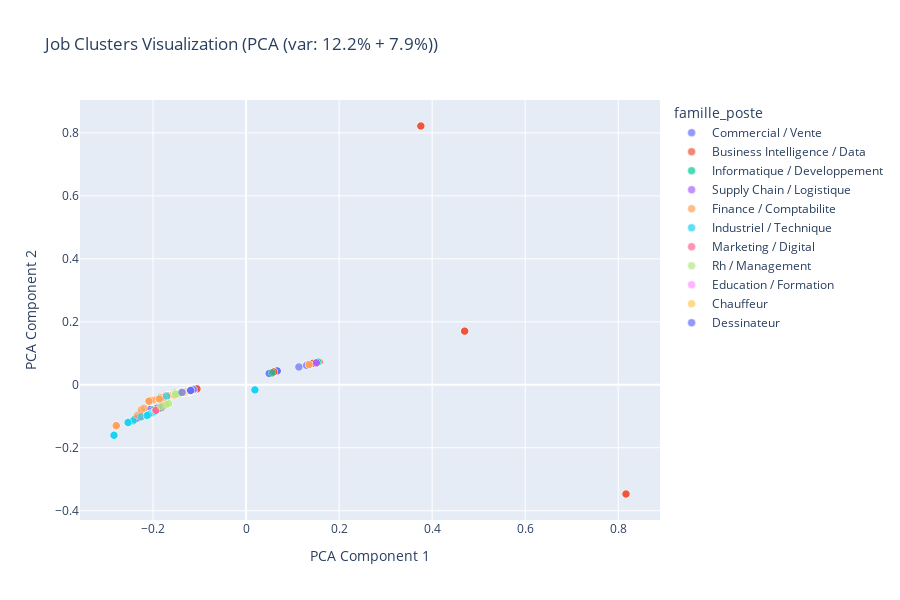

Here is the notebook cell this chart was saved with:
### Code cell
# 2D cluster visualization with labels
fig = plot_cluster_scatter_2d(
    df, 
    X,
    label_column='famille_poste',
    method='pca',
    hover_data=['title_cleaned', 'technical_skills', 'years_experience']
)
fig.show()

### Figure 1 — Plotly figure (JSON) as saved in the notebook; plotly's stock layout.template omitted (floating-point values rounded to 4 significant figures; data arrays with more than 128 entries replaced by an {"elided": "..."} marker saying what was removed)
{"data": [{"customdata": {"elided": "1967x3 mixed values"}, "hovertemplate": "famille_poste=Commercial / Vente<br>PCA Component 1=%{x}<br>PCA Component 2=%{y}<br>title_cleaned=%{customdata[0]}<br>technical_skills=%{customdata[1]}<br>years_experience=%{customdata[2]}<extra></extra>", "legendgroup": "Commercial / Vente", "marker": {"color": "#636efa", "line": {"color": "white", "width": 0.5}, "opacity": 0.7, "size": 8, "symbol": "circle"}, "mode": "markers", "name": "Commercial / Vente", "showlegend": true, "type": "scattergl", "x": {"elided": "1967 float values"}, "xaxis": "x", "y": {"elided": "1967 float values"}, "yaxis": "y"}, {"customdata": {"elided": "1615x3 mixed values"}, "hovertemplate": "famille_poste=Business Intelligence / Data<br>PCA Component 1=%{x}<br>PCA Component 2=%{y}<br>title_cleaned=%{customdata[0]}<br>technical_skills=%{customdata[1]}<br>years_experience=%{customdata[2]}<extra></extra>", "legendgroup": "Business Intelligence / Data", "marker": {"color": "#EF553B", "line": {"color": "white", "width": 0.5}, "opacity": 0.7, "size": 8, "symbol": "circle"}, "mode": "markers", "name": "Business Intelligence / Data", "showlegend": true, "type": "scattergl", "x": {"elided": "1615 float values"}, "xaxis": "x", "y": {"elided": "1615 float values"}, "yaxis": "y"}, {"customdata": {"elided": "552x3 mixed values"}, "hovertemplate": "famille_poste=Informatique / Developpement<br>PCA Component 1=%{x}<br>PCA Component 2=%{y}<br>title_cleaned=%{customdata[0]}<br>technical_skills=%{customdata[1]}<br>years_experience=%{customdata[2]}<extra></extra>", "legendgroup": "Informatique / Developpement", "marker": {"color": "#00cc96", "line": {"color": "white", "width": 0.5}, "opacity": 0.7, "size": 8, "symbol": "circle"}, "mode": "markers", "name": "Informatique / Developpement", "showlegend": true, "type": "scattergl", "x": {"elided": "552 float values"}, "xaxis": "x", "y": {"elided": "552 float values"}, "yaxis": "y"}, {"customdata": {"elided": "115x3 str values"}, "hovertemplate": "famille_poste=Supply Chain / Logistique<br>PCA Component 1=%{x}<br>PCA Component 2=%{y}<br>title_cleaned=%{customdata[0]}<br>technical_skills=%{customdata[1]}<br>years_experience=%{customdata[2]}<extra></extra>", "legendgroup": "Supply Chain / Logistique", "marker": {"color": "#ab63fa", "line": {"color": "white", "width": 0.5}, "opacity": 0.7, "size": 8, "symbol": "circle"}, "mode": "markers", "name": "Supply Chain / Logistique", "showlegend": true, "type": "scattergl", "x": [-0.1356, -0.1356, -0.1356, -0.1356, -0.1356, -0.134, -0.1356, -0.1356, -0.1356, -0.1275, -0.1356, -0.1356, -0.1356, -0.1356, -0.1356, -0.1356, -0.1356, -0.1356, -0.1356, -0.1356, -0.1356, -0.1356, -0.1356, -0.1356, -0.1333, -0.2333, -0.1356, -0.1356, -0.1356, -0.1356, -0.1382, -0.1382, -0.207, -0.1356, -0.1309, -0.1309, -0.1309, -0.1309, -0.1309, -0.1356, -0.1356, -0.1356, -0.1356, -0.1356, -0.1356, -0.1356, -0.1356, -0.161, -0.161, -0.161, -0.1305, -0.1305, -0.1356, -0.1363, -0.1363, -0.1363, -0.1363, -0.1356, -0.1344, -0.1363, -0.1382, -0.1759, 0.1512, -0.1356, -0.1356, -0.1284, 0.1512, 0.1512, 0.1512, -0.1356, -0.1356, -0.1287, -0.1356, -0.1356, -0.1356, -0.1402, -0.1356, -0.1508, -0.1356, -0.1356, -0.1356, -0.1356, -0.1356, -0.1356, -0.1356, -0.1356, -0.1356, -0.1302, -0.1303, -0.1356, -0.1356, -0.1356, -0.1356, -0.1356, -0.1356, -0.1356, -0.1356, -0.1356, -0.1356, -0.1356, -0.1356, -0.1356, -0.1306, -0.1306, -0.1356, -0.1287, -0.1356, -0.1356, -0.1356, -0.1356, -0.1356, -0.1356, -0.1356, -0.1356, -0.1356], "xaxis": "x", "y": [-0.02221, -0.02221, -0.02221, -0.02221, -0.02221, -0.0219, -0.02221, -0.02221, -0.02221, -0.02028, -0.02221, -0.02221, -0.02221, -0.02221, -0.02221, -0.02221, -0.02221, -0.02221, -0.02221, -0.02221, -0.02221, -0.02221, -0.02221, -0.02221, -0.02177, -0.1055, -0.02221, -0.02221, -0.02221, -0.02221, -0.02624, -0.02624, -0.0846, -0.02221, -0.0222, -0.0222, -0.0222, -0.0222, -0.0222, -0.02221, -0.02221, -0.02221, -0.02221, -0.02221, -0.02221, -0.02221, -0.02221, -0.03235, -0.03235, -0.03235, -0.02178, -0.02178, -0.02221, -0.02532, -0.02532, -0.02532, -0.02532, -0.02221, -0.02298, -0.02532, -0.02624, -0.03663, 0.06979, -0.02221, -0.02221, -0.02036, 0.06979, 0.06979, 0.06979, -0.02221, -0.02221, -0.02069, -0.02221, -0.02221, -0.02221, -0.02619, -0.02221, -0.0287, -0.02221, -0.02221, -0.02221, -0.02221, -0.02221, -0.02221, -0.02221, -0.02221, -0.02221, -0.02084, -0.02177, -0.02221, -0.02221, -0.02221, -0.02221, -0.02221, -0.02221, -0.02221, -0.02221, -0.02221, -0.02221, -0.02221, -0.02221, -0.02221, -0.02123, -0.02123, -0.02221, -0.02069, -0.02221, -0.02221, -0.02221, -0.02221, -0.02221, -0.02221, -0.02221, -0.02221, -0.02221], "yaxis": "y"}, {"customdata": {"elided": "660x3 str values"}, "hovertemplate": "famille_poste=Finance / Comptabilite<br>PCA Component 1=%{x}<br>PCA Component 2=%{y}<br>title_cleaned=%{customdata[0]}<br>technical_skills=%{customdata[1]}<br>years_experience=%{customdata[2]}<extra></extra>", "legendgroup": "Finance / Comptabilite", "marker": {"color": "#FFA15A", "line": {"color": "white", "width": 0.5}, "opacity": 0.7, "size": 8, "symbol": "circle"}, "mode": "markers", "name": "Finance / Comptabilite", "showlegend": true, "type": "scattergl", "x": {"elided": "660 float values"}, "xaxis": "x", "y": {"elided": "660 float values"}, "yaxis": "y"}, {"customdata": {"elided": "585x3 str values"}, "hovertemplate": "famille_poste=Industriel / Technique<br>PCA Component 1=%{x}<br>PCA Component 2=%{y}<br>title_cleaned=%{customdata[0]}<br>technical_skills=%{customdata[1]}<br>years_experience=%{customdata[2]}<extra></extra>", "legendgroup": "Industriel / Technique", "marker": {"color": "#19d3f3", "line": {"color": "white", "width": 0.5}, "opacity": 0.7, "size": 8, "symbol": "circle"}, "mode": "markers", "name": "Industriel / Technique", "showlegend": true, "type": "scattergl", "x": {"elided": "585 float values"}, "xaxis": "x", "y": {"elided": "585 float values"}, "yaxis": "y"}, {"customdata": {"elided": "44x3 str values"}, "hovertemplate": "famille_poste=Marketing / Digital<br>PCA Component 1=%{x}<br>PCA Component 2=%{y}<br>title_cleaned=%{customdata[0]}<br>technical_skills=%{customdata[1]}<br>years_experience=%{customdata[2]}<extra></extra>", "legendgroup": "Marketing / Digital", "marker": {"color": "#FF6692", "line": {"color": "white", "width": 0.5}, "opacity": 0.7, "size": 8, "symbol": "circle"}, "mode": "markers", "name": "Marketing / Digital", "showlegend": true, "type": "scattergl", "x": [-0.1261, -0.1938, -0.1938, -0.1938, -0.1938, -0.1938, -0.1938, -0.1938, -0.1938, -0.1938, -0.1938, -0.1938, -0.1938, -0.1938, -0.1938, -0.1938, -0.1938, -0.1938, -0.1938, -0.1938, -0.1938, -0.1938, -0.1938, -0.1938, -0.1938, -0.1938, -0.1938, -0.1938, -0.1938, -0.1938, -0.1938, -0.1938, -0.1938, -0.1938, -0.1938, -0.1938, -0.1938, -0.1938, -0.1938, -0.1938, -0.1938, -0.1938, -0.1938, -0.1261], "xaxis": "x", "y": [-0.02368, -0.08078, -0.08078, -0.08078, -0.08078, -0.08078, -0.08078, -0.08078, -0.08078, -0.08078, -0.08078, -0.08078, -0.08078, -0.08078, -0.08078, -0.08078, -0.08078, -0.08078, -0.08078, -0.08078, -0.08078, -0.08078, -0.08078, -0.08078, -0.08078, -0.08078, -0.08078, -0.08078, -0.08078, -0.08078, -0.08078, -0.08078, -0.08078, -0.08078, -0.08078, -0.08078, -0.08078, -0.08078, -0.08078, -0.08078, -0.08078, -0.08078, -0.08078, -0.02368], "yaxis": "y"}, {"customdata": {"elided": "209x3 str values"}, "hovertemplate": "famille_poste=Rh / Management<br>PCA Component 1=%{x}<br>PCA Component 2=%{y}<br>title_cleaned=%{customdata[0]}<br>technical_skills=%{customdata[1]}<br>years_experience=%{customdata[2]}<extra></extra>", "legendgroup": "Rh / Management", "marker": {"color": "#B6E880", "line": {"color": "white", "width": 0.5}, "opacity": 0.7, "size": 8, "symbol": "circle"}, "mode": "markers", "name": "Rh / Management", "showlegend": true, "type": "scattergl", "x": {"elided": "209 float values"}, "xaxis": "x", "y": {"elided": "209 float values"}, "yaxis": "y"}, {"customdata": [["recrutement professeur franais distanciel", "go", null], ["professeur developpement informatique", "go", null], ["professeur dinformatique bureautique", "", null], ["professeur ecoles classe cm", "go", null], ["professeur sciences economiques sociales", "sem", null], ["professeur physique", "go", null], ["professeur philosophie", "sem", null], ["professeur mathematiques college", "", null], ["professeur mathematiques", "go", null], ["professeur mathematiques", "", null], ["professeur mathematiques", "sem", null], ["professeur mathematiques", "go", null], ["professeur mathematiques", "sem", null], ["professeur management", "sem", null], ["professeur malagasy", "sem", null], ["professeur lettres modernes", "sem", null], ["professeur francais bilingue", "", null], ["professeur francais ambohibao professeur danglais mahamasina", "", null], ["professeur francais", "go", null], ["professeur college matieres litteraires diana", "sem", null], ["professeur chimie", "go", null], ["professeur biologie", "go", null], ["professeur darabe", "go", null], ["professeur danglais primaire", "", null], ["professeur danglais tsimbazaza", "", null], ["professeur danglais", "go", null], ["professeur danglais", "sem", null], ["professeur danglais", "", null], ["professeur danglais", "", null], ["professeur danglais", "", null], ["professeur danglais", "sem", null], ["professeur dallemand", "sem", null], ["professeur dallemand", "go", null], ["professeur dallemand", "sem", null]], "hovertemplate": "famille_poste=Education / Formation<br>PCA Component 1=%{x}<br>PCA Component 2=%{y}<br>title_cleaned=%{customdata[0]}<br>technical_skills=%{customdata[1]}<br>years_experience=%{customdata[2]}<extra></extra>", "legendgroup": "Education / Formation", "marker": {"color": "#FF97FF", "line": {"color": "white", "width": 0.5}, "opacity": 0.7, "size": 8, "symbol": "circle"}, "mode": "markers", "name": "Education / Formation", "showlegend": true, "type": "scattergl", "x": [-0.1139, -0.1175, -0.1139, -0.1139, -0.1139, -0.1139, -0.1139, -0.1139, -0.1139, -0.1139, -0.1139, -0.1139, -0.1139, -0.1139, -0.1139, -0.1139, -0.1195, -0.1139, -0.1139, -0.1139, -0.1139, -0.1139, -0.1139, -0.1139, -0.1139, -0.1139, -0.1139, -0.1139, -0.1139, -0.1139, -0.1139, -0.1139, -0.1139, -0.1139], "xaxis": "x", "y": [-0.01668, -0.01832, -0.01668, -0.01668, -0.01668, -0.01668, -0.01668, -0.01668, -0.01668, -0.01668, -0.01668, -0.01668, -0.01668, -0.01668, -0.01668, -0.01668, -0.01819, -0.01668, -0.01668, -0.01668, -0.01668, -0.01668, -0.01668, -0.01668, -0.01668, -0.01668, -0.01668, -0.01668, -0.01668, -0.01668, -0.01668, -0.01668, -0.01668, -0.01668], "yaxis": "y"}, {"customdata": {"elided": "90x3 str values"}, "hovertemplate": "famille_poste=Chauffeur<br>PCA Component 1=%{x}<br>PCA Component 2=%{y}<br>title_cleaned=%{customdata[0]}<br>technical_skills=%{customdata[1]}<br>years_experience=%{customdata[2]}<extra></extra>", "legendgroup": "Chauffeur", "marker": {"color": "#FECB52", "line": {"color": "white", "width": 0.5}, "opacity": 0.7, "size": 8, "symbol": "circle"}, "mode": "markers", "name": "Chauffeur", "showlegend": true, "type": "scattergl", "x": [-0.1269, -0.1269, -0.1269, -0.1269, -0.1269, -0.1269, -0.1269, -0.1255, -0.1255, -0.1269, -0.1269, -0.1269, -0.1269, -0.1269, -0.1269, -0.1311, -0.1269, -0.1269, -0.1269, -0.1269, -0.1269, -0.1269, -0.1269, -0.1269, -0.1269, -0.1269, -0.1269, -0.1269, -0.1269, -0.1269, -0.1269, -0.1269, -0.1269, -0.1269, -0.1269, -0.1269, -0.1269, -0.1269, -0.1269, -0.1269, -0.1269, -0.1269, -0.1269, -0.1269, -0.1269, -0.1269, -0.1269, -0.1269, -0.1269, -0.1269, -0.1269, -0.1269, -0.1269, -0.1269, -0.1269, -0.1269, -0.1269, -0.1269, -0.1269, -0.1269, -0.1269, -0.1269, -0.1269, -0.1269, -0.1269, -0.1269, -0.1269, -0.1269, -0.1269, -0.1269, -0.1269, -0.1269, -0.1269, -0.1269, -0.1269, -0.1269, -0.1269, -0.1269, -0.1269, -0.1269, -0.1269, -0.1269, -0.1269, -0.1269, -0.1269, -0.1269, -0.1269, -0.1269, -0.1269, -0.1269], "xaxis": "x", "y": [-0.01992, -0.01992, -0.01992, -0.01992, -0.01992, -0.01992, -0.01992, -0.01959, -0.01959, -0.01992, -0.01992, -0.01992, -0.01992, -0.01992, -0.01992, -0.02378, -0.01992, -0.01992, -0.01992, -0.01992, -0.01992, -0.01992, -0.01992, -0.01992, -0.01992, -0.01992, -0.01992, -0.01992, -0.01992, -0.01992, -0.01992, -0.01992, -0.01992, -0.01992, -0.01992, -0.01992, -0.01992, -0.01992, -0.01992, -0.01992, -0.01992, -0.01992, -0.01992, -0.01992, -0.01992, -0.01992, -0.01992, -0.01992, -0.01992, -0.01992, -0.01992, -0.01992, -0.01992, -0.01992, -0.01992, -0.01992, -0.01992, -0.01992, -0.01992, -0.01992, -0.01992, -0.01992, -0.01992, -0.01992, -0.01992, -0.01992, -0.01992, -0.01992, -0.01992, -0.01992, -0.01992, -0.01992, -0.01992, -0.01992, -0.01992, -0.01992, -0.01992, -0.01992, -0.01992, -0.01992, -0.01992, -0.01992, -0.01992, -0.01992, -0.01992, -0.01992, -0.01992, -0.01992, -0.01992, -0.01992], "yaxis": "y"}, {"customdata": {"elided": "63x3 str values"}, "hovertemplate": "famille_poste=Dessinateur<br>PCA Component 1=%{x}<br>PCA Component 2=%{y}<br>title_cleaned=%{customdata[0]}<br>technical_skills=%{customdata[1]}<br>years_experience=%{customdata[2]}<extra></extra>", "legendgroup": "Dessinateur", "marker": {"color": "#636efa", "line": {"color": "white", "width": 0.5}, "opacity": 0.7, "size": 8, "symbol": "circle"}, "mode": "markers", "name": "Dessinateur", "showlegend": true, "type": "scattergl", "x": [-0.1206, -0.1206, -0.1206, -0.1206, -0.1206, -0.1206, -0.1206, -0.1206, -0.1206, -0.1206, -0.1206, -0.1206, -0.1206, -0.1192, -0.1192, -0.1192, -0.1192, -0.1131, -0.1192, -0.1192, -0.1192, -0.1192, -0.1192, -0.1192, -0.1192, -0.1192, -0.1192, -0.1192, -0.1192, -0.1192, -0.1192, -0.1192, -0.1192, -0.1192, -0.1192, -0.1192, -0.1192, -0.1192, -0.1192, -0.1192, -0.1192, -0.1192, -0.1192, -0.1206, -0.1206, -0.1206, -0.1192, -0.1192, -0.1192, -0.1192, -0.1192, -0.1192, -0.1192, -0.1192, -0.1192, -0.1192, -0.1192, -0.1192, -0.1192, -0.1192, -0.1192, -0.1192, -0.1377], "xaxis": "x", "y": [-0.01829, -0.01829, -0.01829, -0.01829, -0.01829, -0.01829, -0.01829, -0.01829, -0.01829, -0.01829, -0.01829, -0.01829, -0.01829, -0.01795, -0.01795, -0.01795, -0.01795, -0.01462, -0.01795, -0.01795, -0.01795, -0.01795, -0.01795, -0.01795, -0.01795, -0.01795, -0.01795, -0.01795, -0.01795, -0.01795, -0.01795, -0.01795, -0.01795, -0.01795, -0.01795, -0.01795, -0.01795, -0.01795, -0.01795, -0.01795, -0.01795, -0.01795, -0.01795, -0.01829, -0.01829, -0.01829, -0.01795, -0.01795, -0.01795, -0.01795, -0.01795, -0.01795, -0.01795, -0.01795, -0.01795, -0.01795, -0.01795, -0.01795, -0.01795, -0.01795, -0.01795, -0.01795, -0.02397], "yaxis": "y"}], "layout": {"height": 600, "hovermode": "closest", "legend": {"title": {"text": "famille_poste"}, "tracegroupgap": 0}, "title": {"text": "Job Clusters Visualization (PCA (var: 12.2% + 7.9%))"}, "xaxis": {"anchor": "y", "domain": [0, 1], "title": {"text": "PCA Component 1"}}, "yaxis": {"anchor": "x", "domain": [0, 1], "title": {"text": "PCA Component 2"}}}}
